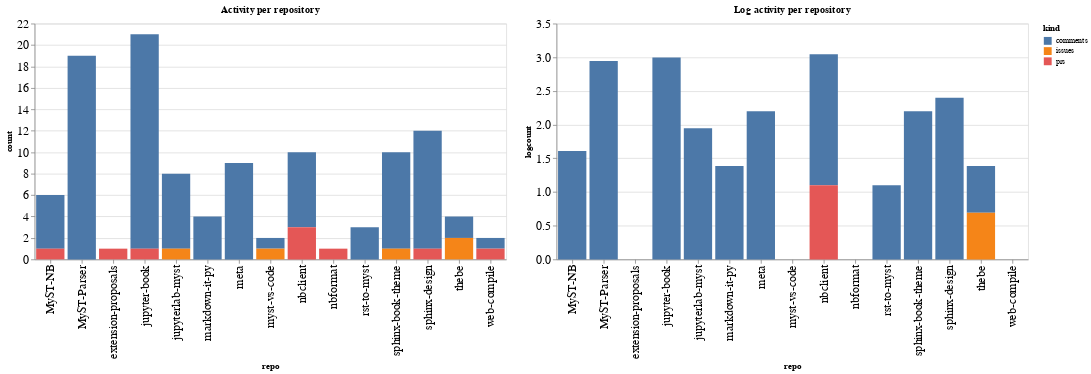

Notebook code cell kept with this figure:
### Code cell
ch1 = alt.Chart(repo_summaries, width=600, title="Activity per repository").mark_bar().encode(
    x='repo',
    y='count',
    color='kind',
    tooltip="kind"
)

ch2 = alt.Chart(repo_summaries, width=600, title="Log activity per repository").mark_bar().encode(
    x='repo',
    y='logcount',
    color='kind',
    tooltip="kind"
)

ch1 | ch2

### Figure 1 — Vega-Lite specification as saved in the notebook (floating-point values rounded to 4 significant figures)
{"config": {"axisLeft": {"labelFontSize": 15}, "axisBottom": {"labelFontSize": 15}}, "hconcat": [{"mark": "bar", "encoding": {"color": {"type": "nominal", "field": "kind"}, "tooltip": {"type": "nominal", "field": "kind"}, "x": {"type": "nominal", "field": "repo"}, "y": {"type": "quantitative", "field": "count"}}, "title": "Activity per repository", "width": 600}, {"mark": "bar", "encoding": {"color": {"type": "nominal", "field": "kind"}, "tooltip": {"type": "nominal", "field": "kind"}, "x": {"type": "nominal", "field": "repo"}, "y": {"type": "quantitative", "field": "logcount"}}, "title": "Log activity per repository", "width": 600}], "data": {"name": "data-1a654f40e913b20b93a7a2fe545fb260"}, "$schema": "https://vega.github.io/schema/vega-lite/v4.8.1.json", "datasets": {"data-1a654f40e913b20b93a7a2fe545fb260": [{"repo": "MyST-NB", "kind": "comments", "count": 5, "logcount": 1.609}, {"repo": "MyST-NB", "kind": "prs", "count": 1, "logcount": 0.0}, {"repo": "MyST-Parser", "kind": "comments", "count": 19, "logcount": 2.944}, {"repo": "extension-proposals", "kind": "prs", "count": 1, "logcount": 0.0}, {"repo": "jupyter-book", "kind": "comments", "count": 20, "logcount": 2.996}, {"repo": "jupyter-book", "kind": "prs", "count": 1, "logcount": 0.0}, {"repo": "jupyterlab-myst", "kind": "comments", "count": 7, "logcount": 1.946}, {"repo": "jupyterlab-myst", "kind": "issues", "count": 1, "logcount": 0.0}, {"repo": "markdown-it-py", "kind": "comments", "count": 4, "logcount": 1.386}, {"repo": "meta", "kind": "comments", "count": 9, "logcount": 2.197}, {"repo": "myst-vs-code", "kind": "comments", "count": 1, "logcount": 0.0}, {"repo": "myst-vs-code", "kind": "issues", "count": 1, "logcount": 0.0}, {"repo": "nbclient", "kind": "comments", "count": 7, "logcount": 1.946}, {"repo": "nbclient", "kind": "prs", "count": 3, "logcount": 1.099}, {"repo": "nbformat", "kind": "prs", "count": 1, "logcount": 0.0}, {"repo": "rst-to-myst", "kind": "comments", "count": 3, "logcount": 1.099}, {"repo": "sphinx-book-theme", "kind": "comments", "count": 9, "logcount": 2.197}, {"repo": "sphinx-book-theme", "kind": "issues", "count": 1, "logcount": 0.0}, {"repo": "sphinx-design", "kind": "comments", "count": 11, "logcount": 2.398}, {"repo": "sphinx-design", "kind": "prs", "count": 1, "logcount": 0.0}, {"repo": "thebe", "kind": "comments", "count": 2, "logcount": 0.6931}, {"repo": "thebe", "kind": "issues", "count": 2, "logcount": 0.6931}, {"repo": "web-compile", "kind": "comments", "count": 1, "logcount": 0.0}, {"repo": "web-compile", "kind": "prs", "count": 1, "logcount": 0.0}]}}
